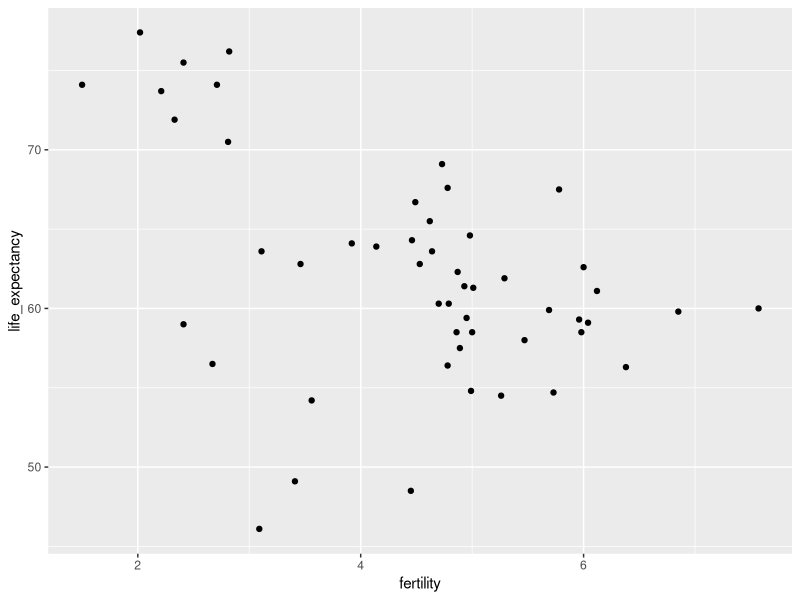
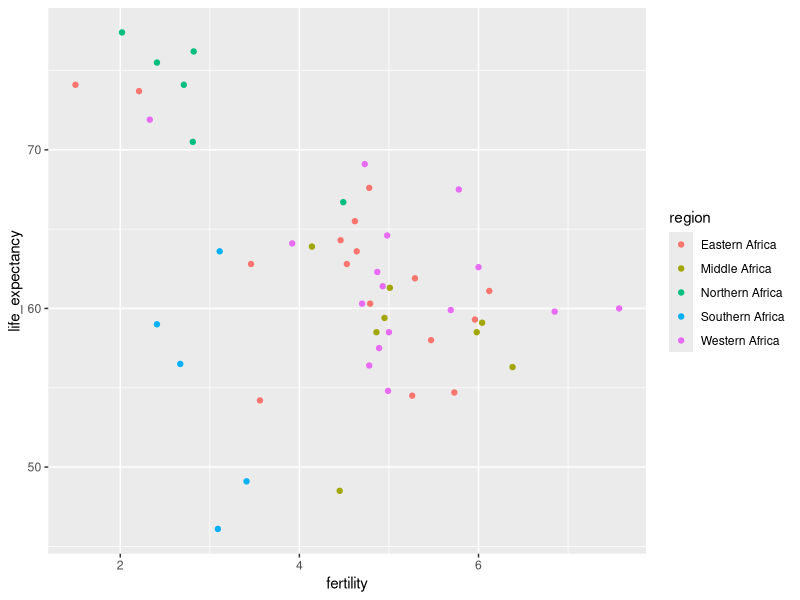

Here is the R script that generated these plots, in order:
library(dplyr)
library(ggplot2)
library(dslabs)

data(gapminder)

str(gapminder)

colnames (gapminder)
#"country" "year" "infant_mortality" "life_expectancy" "fertility" "population" "gdp" "continent" "region"  


# Create a scatter plot of 
# life expectancy versus fertility for the African continent in 2012.

gapminder %>% filter( year == 2012 & continent == "Africa") %>%
  ggplot(aes(fertility, life_expectancy)) +
  geom_point()

# use color to dinstinguish the different regions of Africa

gapminder %>% filter( year == 2012 & continent == "Africa") %>%
  ggplot(aes(fertility, life_expectancy, color = region)) +
  geom_point()


# Create a table showing the country and region for the African countries that 
# in 2012 had fertility rates of 3 or less and life expectancies of at least 70.
# Assign your result to a data frame called df.

df <- gapminder %>% 
  filter( year == 2012 & continent == "Africa" & fertility <= 3 & life_expectancy >= 70) %>% 
  select (country, region)

df
